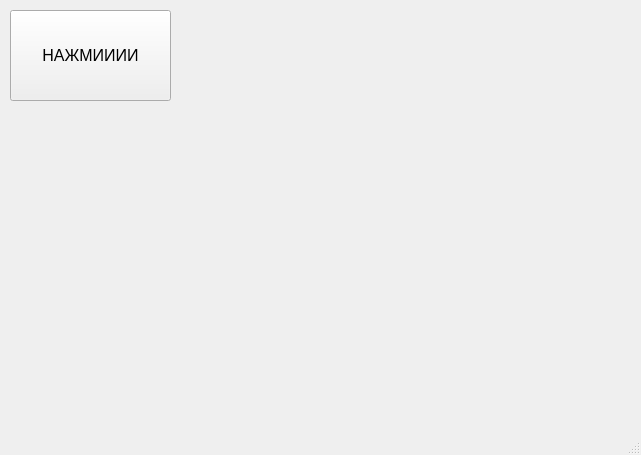
<?xml version="1.0" encoding="UTF-8"?>
<ui version="4.0">
 <class>MainWindow</class>
 <widget class="QMainWindow" name="MainWindow">
  <property name="geometry">
   <rect>
    <x>0</x>
    <y>0</y>
    <width>641</width>
    <height>455</height>
   </rect>
  </property>
  <property name="windowTitle">
   <string>MainWindow</string>
  </property>
  <widget class="QWidget" name="centralwidget">
   <widget class="QPushButton" name="pushButton">
    <property name="geometry">
     <rect>
      <x>10</x>
      <y>10</y>
      <width>161</width>
      <height>91</height>
     </rect>
    </property>
    <property name="font">
     <font>
      <pointsize>12</pointsize>
     </font>
    </property>
    <property name="text">
     <string>НАЖМИИИИ</string>
    </property>
   </widget>
  </widget>
  <widget class="QMenuBar" name="menubar">
   <property name="geometry">
    <rect>
     <x>0</x>
     <y>0</y>
     <width>641</width>
     <height>26</height>
    </rect>
   </property>
  </widget>
  <widget class="QStatusBar" name="statusbar"/>
 </widget>
 <resources/>
 <connections/>
</ui>
